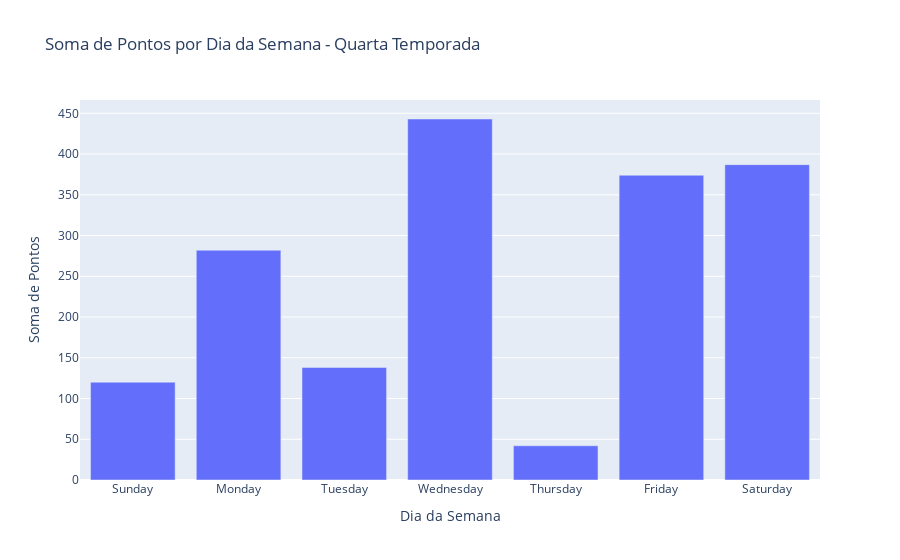

The cell this chart's notebook holds for it:
### Code cell
quarta_temporada = df[df['Temporada'] == df['Temporada'].unique()[3]]


pontos_por_dia_quarta_temporada = quarta_temporada.groupby('Day_of_Week')['PTS'].sum().reindex(
    ['Sunday', 'Monday', 'Tuesday', 'Wednesday', 'Thursday', 'Friday', 'Saturday']).reset_index()


fig = px.bar(pontos_por_dia_quarta_temporada, x='Day_of_Week', y='PTS',
             title='Soma de Pontos por Dia da Semana - Quarta Temporada',
             labels={'Day_of_Week': 'Dia da Semana', 'PTS': 'Soma de Pontos'})

# Exibir o gráfico
fig.show()

### Figure 1 — Plotly figure (JSON) as saved in the notebook; plotly's stock layout.template omitted (floating-point values rounded to 4 significant figures)
{"data": [{"alignmentgroup": "True", "hovertemplate": "Dia da Semana=%{x}<br>Soma de Pontos=%{y}<extra></extra>", "legendgroup": "", "marker": {"color": "#636efa", "pattern": {"shape": ""}}, "name": "", "offsetgroup": "", "orientation": "v", "showlegend": false, "textposition": "auto", "type": "bar", "x": ["Sunday", "Monday", "Tuesday", "Wednesday", "Thursday", "Friday", "Saturday"], "xaxis": "x", "y": [120, 282, 138, 443, 42, 374, 387], "yaxis": "y"}], "layout": {"barmode": "relative", "legend": {"tracegroupgap": 0}, "title": {"text": "Soma de Pontos por Dia da Semana - Quarta Temporada"}, "xaxis": {"anchor": "y", "domain": [0, 1], "title": {"text": "Dia da Semana"}}, "yaxis": {"anchor": "x", "domain": [0, 1], "title": {"text": "Soma de Pontos"}}}}
